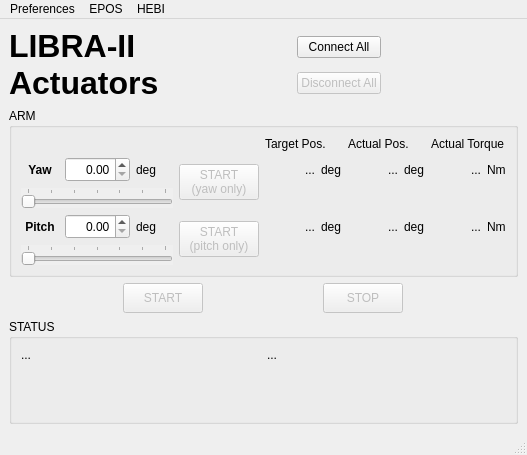
<?xml version="1.0" encoding="UTF-8"?>
<ui version="4.0">
 <class>MainWindow</class>
 <widget class="QMainWindow" name="MainWindow">
  <property name="geometry">
   <rect>
    <x>0</x>
    <y>0</y>
    <width>527</width>
    <height>455</height>
   </rect>
  </property>
  <property name="windowTitle">
   <string>MainWindow</string>
  </property>
  <widget class="QWidget" name="centralwidget">
   <layout class="QGridLayout" name="gridLayout_2">
    <item row="0" column="0">
     <layout class="QGridLayout" name="gl_main">
      <property name="sizeConstraint">
       <enum>QLayout::SizeConstraint::SetMinimumSize</enum>
      </property>
      <item row="2" column="0" colspan="5">
       <widget class="QGroupBox" name="gb_arm">
        <property name="title">
         <string>ARM</string>
        </property>
        <layout class="QGridLayout" name="gridLayout_4">
         <item row="5" column="0" colspan="3">
          <widget class="QSlider" name="hs_arm_pitch">
           <property name="statusTip">
            <string>Range: 0,360  |  Interval: 10</string>
           </property>
           <property name="autoFillBackground">
            <bool>true</bool>
           </property>
           <property name="minimum">
            <number>0</number>
           </property>
           <property name="maximum">
            <number>360</number>
           </property>
           <property name="singleStep">
            <number>10</number>
           </property>
           <property name="value">
            <number>0</number>
           </property>
           <property name="tracking">
            <bool>false</bool>
           </property>
           <property name="orientation">
            <enum>Qt::Orientation::Horizontal</enum>
           </property>
           <property name="tickPosition">
            <enum>QSlider::TickPosition::TicksAbove</enum>
           </property>
           <property name="tickInterval">
            <number>60</number>
           </property>
          </widget>
         </item>
         <item row="4" column="2">
          <widget class="QLabel" name="static_l_input_pitch_u">
           <property name="sizePolicy">
            <sizepolicy hsizetype="Minimum" vsizetype="Minimum">
             <horstretch>0</horstretch>
             <verstretch>0</verstretch>
            </sizepolicy>
           </property>
           <property name="text">
            <string>deg</string>
           </property>
          </widget>
         </item>
         <item row="4" column="0">
          <widget class="QLabel" name="static_l_input_pitch">
           <property name="font">
            <font>
             <bold>true</bold>
            </font>
           </property>
           <property name="text">
            <string>Pitch</string>
           </property>
           <property name="alignment">
            <set>Qt::AlignmentFlag::AlignCenter</set>
           </property>
          </widget>
         </item>
         <item row="2" column="1">
          <widget class="QDoubleSpinBox" name="sb_arm_yaw">
           <property name="sizePolicy">
            <sizepolicy hsizetype="Fixed" vsizetype="Fixed">
             <horstretch>0</horstretch>
             <verstretch>0</verstretch>
            </sizepolicy>
           </property>
           <property name="minimumSize">
            <size>
             <width>65</width>
             <height>25</height>
            </size>
           </property>
           <property name="maximumSize">
            <size>
             <width>65</width>
             <height>25</height>
            </size>
           </property>
           <property name="statusTip">
            <string>Range: 0,360  |  Interval: 10</string>
           </property>
           <property name="alignment">
            <set>Qt::AlignmentFlag::AlignRight|Qt::AlignmentFlag::AlignTrailing|Qt::AlignmentFlag::AlignVCenter</set>
           </property>
           <property name="minimum">
            <double>0.000000000000000</double>
           </property>
           <property name="maximum">
            <double>360.000000000000000</double>
           </property>
           <property name="singleStep">
            <double>10.000000000000000</double>
           </property>
          </widget>
         </item>
         <item row="2" column="2">
          <widget class="QLabel" name="static_l_input_yaw_u">
           <property name="sizePolicy">
            <sizepolicy hsizetype="Minimum" vsizetype="Minimum">
             <horstretch>0</horstretch>
             <verstretch>0</verstretch>
            </sizepolicy>
           </property>
           <property name="text">
            <string>deg</string>
           </property>
          </widget>
         </item>
         <item row="2" column="5">
          <layout class="QHBoxLayout" name="hl_actual_yaw">
           <item>
            <widget class="QLabel" name="l_actual_yaw">
             <property name="sizePolicy">
              <sizepolicy hsizetype="Fixed" vsizetype="Fixed">
               <horstretch>0</horstretch>
               <verstretch>0</verstretch>
              </sizepolicy>
             </property>
             <property name="minimumSize">
              <size>
               <width>50</width>
               <height>25</height>
              </size>
             </property>
             <property name="maximumSize">
              <size>
               <width>50</width>
               <height>25</height>
              </size>
             </property>
             <property name="statusTip">
              <string>Primary yaw joint</string>
             </property>
             <property name="text">
              <string>...</string>
             </property>
             <property name="alignment">
              <set>Qt::AlignmentFlag::AlignRight|Qt::AlignmentFlag::AlignTrailing|Qt::AlignmentFlag::AlignVCenter</set>
             </property>
            </widget>
           </item>
           <item>
            <widget class="QLabel" name="static_l_actual_y_u">
             <property name="sizePolicy">
              <sizepolicy hsizetype="Minimum" vsizetype="Minimum">
               <horstretch>0</horstretch>
               <verstretch>0</verstretch>
              </sizepolicy>
             </property>
             <property name="text">
              <string>deg</string>
             </property>
            </widget>
           </item>
          </layout>
         </item>
         <item row="4" column="1">
          <widget class="QDoubleSpinBox" name="sb_arm_pitch">
           <property name="sizePolicy">
            <sizepolicy hsizetype="Fixed" vsizetype="Fixed">
             <horstretch>0</horstretch>
             <verstretch>0</verstretch>
            </sizepolicy>
           </property>
           <property name="minimumSize">
            <size>
             <width>65</width>
             <height>25</height>
            </size>
           </property>
           <property name="maximumSize">
            <size>
             <width>65</width>
             <height>25</height>
            </size>
           </property>
           <property name="statusTip">
            <string>Range: 0,360  |  Interval: 10</string>
           </property>
           <property name="alignment">
            <set>Qt::AlignmentFlag::AlignRight|Qt::AlignmentFlag::AlignTrailing|Qt::AlignmentFlag::AlignVCenter</set>
           </property>
           <property name="minimum">
            <double>0.000000000000000</double>
           </property>
           <property name="maximum">
            <double>360.000000000000000</double>
           </property>
           <property name="singleStep">
            <double>10.000000000000000</double>
           </property>
          </widget>
         </item>
         <item row="3" column="0" colspan="3">
          <widget class="QSlider" name="hs_arm_yaw">
           <property name="statusTip">
            <string>Range: 0,360  |  Interval: 10</string>
           </property>
           <property name="autoFillBackground">
            <bool>true</bool>
           </property>
           <property name="minimum">
            <number>0</number>
           </property>
           <property name="maximum">
            <number>360</number>
           </property>
           <property name="singleStep">
            <number>10</number>
           </property>
           <property name="value">
            <number>0</number>
           </property>
           <property name="sliderPosition">
            <number>0</number>
           </property>
           <property name="tracking">
            <bool>false</bool>
           </property>
           <property name="orientation">
            <enum>Qt::Orientation::Horizontal</enum>
           </property>
           <property name="tickPosition">
            <enum>QSlider::TickPosition::TicksAbove</enum>
           </property>
           <property name="tickInterval">
            <number>60</number>
           </property>
          </widget>
         </item>
         <item row="4" column="3" rowspan="2">
          <widget class="QPushButton" name="pb_pitch_start">
           <property name="enabled">
            <bool>false</bool>
           </property>
           <property name="text">
            <string>START
(pitch only)</string>
           </property>
          </widget>
         </item>
         <item row="0" column="4">
          <widget class="QLabel" name="static_l_target">
           <property name="text">
            <string>Target Pos.</string>
           </property>
          </widget>
         </item>
         <item row="2" column="4">
          <layout class="QHBoxLayout" name="hl_target_yaw">
           <item>
            <widget class="QLabel" name="l_target_yaw">
             <property name="sizePolicy">
              <sizepolicy hsizetype="Fixed" vsizetype="Fixed">
               <horstretch>0</horstretch>
               <verstretch>0</verstretch>
              </sizepolicy>
             </property>
             <property name="minimumSize">
              <size>
               <width>50</width>
               <height>25</height>
              </size>
             </property>
             <property name="maximumSize">
              <size>
               <width>50</width>
               <height>25</height>
              </size>
             </property>
             <property name="statusTip">
              <string>Primary yaw joint</string>
             </property>
             <property name="text">
              <string>...</string>
             </property>
             <property name="alignment">
              <set>Qt::AlignmentFlag::AlignRight|Qt::AlignmentFlag::AlignTrailing|Qt::AlignmentFlag::AlignVCenter</set>
             </property>
            </widget>
           </item>
           <item>
            <widget class="QLabel" name="static_l_target_yaw_u">
             <property name="sizePolicy">
              <sizepolicy hsizetype="Minimum" vsizetype="Minimum">
               <horstretch>0</horstretch>
               <verstretch>0</verstretch>
              </sizepolicy>
             </property>
             <property name="text">
              <string>deg</string>
             </property>
            </widget>
           </item>
          </layout>
         </item>
         <item row="0" column="5">
          <widget class="QLabel" name="static_l_actual">
           <property name="text">
            <string>Actual Pos.</string>
           </property>
          </widget>
         </item>
         <item row="2" column="0">
          <widget class="QLabel" name="static_l_input_yaw">
           <property name="font">
            <font>
             <bold>true</bold>
            </font>
           </property>
           <property name="text">
            <string>Yaw</string>
           </property>
           <property name="alignment">
            <set>Qt::AlignmentFlag::AlignCenter</set>
           </property>
          </widget>
         </item>
         <item row="4" column="6">
          <layout class="QHBoxLayout" name="hl_torque_pitch">
           <item>
            <widget class="QLabel" name="l_torque_pitch">
             <property name="sizePolicy">
              <sizepolicy hsizetype="Fixed" vsizetype="Fixed">
               <horstretch>0</horstretch>
               <verstretch>0</verstretch>
              </sizepolicy>
             </property>
             <property name="minimumSize">
              <size>
               <width>50</width>
               <height>25</height>
              </size>
             </property>
             <property name="maximumSize">
              <size>
               <width>50</width>
               <height>25</height>
              </size>
             </property>
             <property name="statusTip">
              <string>Primary pitch joint</string>
             </property>
             <property name="text">
              <string>...</string>
             </property>
             <property name="alignment">
              <set>Qt::AlignmentFlag::AlignRight|Qt::AlignmentFlag::AlignTrailing|Qt::AlignmentFlag::AlignVCenter</set>
             </property>
            </widget>
           </item>
           <item>
            <widget class="QLabel" name="static_l_torque_pitch_u">
             <property name="sizePolicy">
              <sizepolicy hsizetype="Minimum" vsizetype="Minimum">
               <horstretch>0</horstretch>
               <verstretch>0</verstretch>
              </sizepolicy>
             </property>
             <property name="text">
              <string>Nm</string>
             </property>
            </widget>
           </item>
          </layout>
         </item>
         <item row="4" column="5">
          <layout class="QHBoxLayout" name="hl_actual_pitch">
           <item>
            <widget class="QLabel" name="l_actual_pitch">
             <property name="sizePolicy">
              <sizepolicy hsizetype="Fixed" vsizetype="Fixed">
               <horstretch>0</horstretch>
               <verstretch>0</verstretch>
              </sizepolicy>
             </property>
             <property name="minimumSize">
              <size>
               <width>50</width>
               <height>25</height>
              </size>
             </property>
             <property name="maximumSize">
              <size>
               <width>50</width>
               <height>25</height>
              </size>
             </property>
             <property name="statusTip">
              <string>Primary pitch joint</string>
             </property>
             <property name="text">
              <string>...</string>
             </property>
             <property name="alignment">
              <set>Qt::AlignmentFlag::AlignRight|Qt::AlignmentFlag::AlignTrailing|Qt::AlignmentFlag::AlignVCenter</set>
             </property>
            </widget>
           </item>
           <item>
            <widget class="QLabel" name="static_l_actual_pitch_u">
             <property name="sizePolicy">
              <sizepolicy hsizetype="Minimum" vsizetype="Minimum">
               <horstretch>0</horstretch>
               <verstretch>0</verstretch>
              </sizepolicy>
             </property>
             <property name="text">
              <string>deg</string>
             </property>
            </widget>
           </item>
          </layout>
         </item>
         <item row="0" column="6">
          <widget class="QLabel" name="static_l_torque">
           <property name="text">
            <string>Actual Torque</string>
           </property>
          </widget>
         </item>
         <item row="4" column="4">
          <layout class="QHBoxLayout" name="hl_target_pitch">
           <item>
            <widget class="QLabel" name="l_target_pitch">
             <property name="sizePolicy">
              <sizepolicy hsizetype="Fixed" vsizetype="Fixed">
               <horstretch>0</horstretch>
               <verstretch>0</verstretch>
              </sizepolicy>
             </property>
             <property name="minimumSize">
              <size>
               <width>50</width>
               <height>25</height>
              </size>
             </property>
             <property name="maximumSize">
              <size>
               <width>50</width>
               <height>25</height>
              </size>
             </property>
             <property name="statusTip">
              <string>Primary pitch joint</string>
             </property>
             <property name="text">
              <string>...</string>
             </property>
             <property name="alignment">
              <set>Qt::AlignmentFlag::AlignRight|Qt::AlignmentFlag::AlignTrailing|Qt::AlignmentFlag::AlignVCenter</set>
             </property>
            </widget>
           </item>
           <item>
            <widget class="QLabel" name="static_l_target_pitch_u">
             <property name="sizePolicy">
              <sizepolicy hsizetype="Minimum" vsizetype="Minimum">
               <horstretch>0</horstretch>
               <verstretch>0</verstretch>
              </sizepolicy>
             </property>
             <property name="text">
              <string>deg</string>
             </property>
            </widget>
           </item>
          </layout>
         </item>
         <item row="2" column="6">
          <layout class="QHBoxLayout" name="hl_torque_yaw">
           <item>
            <widget class="QLabel" name="l_torque_yaw">
             <property name="sizePolicy">
              <sizepolicy hsizetype="Fixed" vsizetype="Fixed">
               <horstretch>0</horstretch>
               <verstretch>0</verstretch>
              </sizepolicy>
             </property>
             <property name="minimumSize">
              <size>
               <width>50</width>
               <height>25</height>
              </size>
             </property>
             <property name="maximumSize">
              <size>
               <width>50</width>
               <height>25</height>
              </size>
             </property>
             <property name="statusTip">
              <string>Primary yaw joint</string>
             </property>
             <property name="text">
              <string>...</string>
             </property>
             <property name="alignment">
              <set>Qt::AlignmentFlag::AlignRight|Qt::AlignmentFlag::AlignTrailing|Qt::AlignmentFlag::AlignVCenter</set>
             </property>
            </widget>
           </item>
           <item>
            <widget class="QLabel" name="static_l_torque_yaw_u">
             <property name="sizePolicy">
              <sizepolicy hsizetype="Minimum" vsizetype="Minimum">
               <horstretch>0</horstretch>
               <verstretch>0</verstretch>
              </sizepolicy>
             </property>
             <property name="text">
              <string>Nm</string>
             </property>
            </widget>
           </item>
          </layout>
         </item>
         <item row="2" column="3" rowspan="2">
          <widget class="QPushButton" name="pb_yaw_start">
           <property name="enabled">
            <bool>false</bool>
           </property>
           <property name="text">
            <string>START
(yaw only)</string>
           </property>
          </widget>
         </item>
        </layout>
       </widget>
      </item>
      <item row="3" column="0" colspan="5">
       <layout class="QHBoxLayout" name="hl_arm_control">
        <property name="sizeConstraint">
         <enum>QLayout::SizeConstraint::SetDefaultConstraint</enum>
        </property>
        <item>
         <widget class="QPushButton" name="pb_arm_start">
          <property name="enabled">
           <bool>false</bool>
          </property>
          <property name="sizePolicy">
           <sizepolicy hsizetype="Fixed" vsizetype="Fixed">
            <horstretch>0</horstretch>
            <verstretch>0</verstretch>
           </sizepolicy>
          </property>
          <property name="minimumSize">
           <size>
            <width>80</width>
            <height>30</height>
           </size>
          </property>
          <property name="maximumSize">
           <size>
            <width>80</width>
            <height>30</height>
           </size>
          </property>
          <property name="text">
           <string>START</string>
          </property>
         </widget>
        </item>
        <item>
         <widget class="QPushButton" name="pb_arm_stop">
          <property name="enabled">
           <bool>false</bool>
          </property>
          <property name="sizePolicy">
           <sizepolicy hsizetype="Fixed" vsizetype="Fixed">
            <horstretch>0</horstretch>
            <verstretch>0</verstretch>
           </sizepolicy>
          </property>
          <property name="minimumSize">
           <size>
            <width>80</width>
            <height>30</height>
           </size>
          </property>
          <property name="maximumSize">
           <size>
            <width>80</width>
            <height>30</height>
           </size>
          </property>
          <property name="text">
           <string>STOP</string>
          </property>
         </widget>
        </item>
       </layout>
      </item>
      <item row="1" column="2">
       <layout class="QVBoxLayout" name="verticalLayout">
        <item>
         <widget class="QPushButton" name="pb_connect_all">
          <property name="enabled">
           <bool>true</bool>
          </property>
          <property name="text">
           <string>Connect All</string>
          </property>
         </widget>
        </item>
        <item>
         <widget class="QPushButton" name="pb_disconnect_all">
          <property name="enabled">
           <bool>false</bool>
          </property>
          <property name="text">
           <string>Disconnect All</string>
          </property>
         </widget>
        </item>
       </layout>
      </item>
      <item row="1" column="3">
       <spacer name="horizontalSpacer">
        <property name="orientation">
         <enum>Qt::Orientation::Horizontal</enum>
        </property>
        <property name="sizeHint" stdset="0">
         <size>
          <width>40</width>
          <height>20</height>
         </size>
        </property>
       </spacer>
      </item>
      <item row="1" column="0">
       <widget class="QLabel" name="static_l_title">
        <property name="font">
         <font>
          <pointsize>24</pointsize>
          <bold>true</bold>
         </font>
        </property>
        <property name="text">
         <string>&lt;html&gt;&lt;head/&gt;&lt;body&gt;&lt;p&gt;LIBRA-II&lt;br/&gt;Actuators&lt;/p&gt;&lt;/body&gt;&lt;/html&gt;</string>
        </property>
        <property name="margin">
         <number>20</number>
        </property>
       </widget>
      </item>
      <item row="1" column="1">
       <spacer name="horizontalSpacer_2">
        <property name="orientation">
         <enum>Qt::Orientation::Horizontal</enum>
        </property>
        <property name="sizeHint" stdset="0">
         <size>
          <width>40</width>
          <height>20</height>
         </size>
        </property>
       </spacer>
      </item>
     </layout>
    </item>
    <item row="1" column="0">
     <widget class="QGroupBox" name="gb_status">
      <property name="title">
       <string>STATUS</string>
      </property>
      <layout class="QHBoxLayout" name="horizontalLayout">
       <item>
        <widget class="QLabel" name="l_yaw_status">
         <property name="text">
          <string>...</string>
         </property>
         <property name="alignment">
          <set>Qt::AlignmentFlag::AlignLeading|Qt::AlignmentFlag::AlignLeft|Qt::AlignmentFlag::AlignTop</set>
         </property>
        </widget>
       </item>
       <item>
        <widget class="QLabel" name="l_pitch_status">
         <property name="text">
          <string>...</string>
         </property>
         <property name="alignment">
          <set>Qt::AlignmentFlag::AlignLeading|Qt::AlignmentFlag::AlignLeft|Qt::AlignmentFlag::AlignTop</set>
         </property>
        </widget>
       </item>
      </layout>
     </widget>
    </item>
   </layout>
  </widget>
  <widget class="QMenuBar" name="menubar">
   <property name="geometry">
    <rect>
     <x>0</x>
     <y>0</y>
     <width>527</width>
     <height>19</height>
    </rect>
   </property>
   <widget class="QMenu" name="m_epos">
    <property name="enabled">
     <bool>true</bool>
    </property>
    <property name="title">
     <string>EPOS</string>
    </property>
    <addaction name="a_epos_connect"/>
    <addaction name="a_epos_disconnect"/>
    <addaction name="separator"/>
   </widget>
   <widget class="QMenu" name="m_hebi">
    <property name="title">
     <string>HEBI</string>
    </property>
    <addaction name="a_hebi_connect"/>
    <addaction name="a_hebi_disconnect"/>
    <addaction name="separator"/>
   </widget>
   <widget class="QMenu" name="m_preferences">
    <property name="title">
     <string>Preferences</string>
    </property>
    <addaction name="a_debug_mode"/>
   </widget>
   <addaction name="m_preferences"/>
   <addaction name="m_epos"/>
   <addaction name="m_hebi"/>
  </widget>
  <widget class="QStatusBar" name="statusbar"/>
  <action name="a_hebi">
   <property name="text">
    <string>HEBI</string>
   </property>
  </action>
  <action name="a_pumps">
   <property name="text">
    <string>Pumps</string>
   </property>
  </action>
  <action name="a_epos">
   <property name="enabled">
    <bool>false</bool>
   </property>
   <property name="text">
    <string>EPOS</string>
   </property>
  </action>
  <action name="a_camera">
   <property name="text">
    <string>Camera</string>
   </property>
  </action>
  <action name="a_lidar">
   <property name="text">
    <string>LIDAR</string>
   </property>
  </action>
  <action name="a_epos_connect">
   <property name="enabled">
    <bool>true</bool>
   </property>
   <property name="text">
    <string>Connect</string>
   </property>
  </action>
  <action name="a_epos_disconnect">
   <property name="enabled">
    <bool>false</bool>
   </property>
   <property name="text">
    <string>Disconnect</string>
   </property>
  </action>
  <action name="a_hebi_connect">
   <property name="text">
    <string>Connect</string>
   </property>
  </action>
  <action name="a_hebi_disconnect">
   <property name="enabled">
    <bool>false</bool>
   </property>
   <property name="text">
    <string>Disconnect</string>
   </property>
  </action>
  <action name="a_pump_connect">
   <property name="text">
    <string>Connect</string>
   </property>
  </action>
  <action name="a_pump_disconnect">
   <property name="enabled">
    <bool>false</bool>
   </property>
   <property name="text">
    <string>Disconnect</string>
   </property>
  </action>
  <action name="a_manip_servos_connect">
   <property name="text">
    <string>Connect (servos)</string>
   </property>
  </action>
  <action name="a_manip_servos_disconnect">
   <property name="enabled">
    <bool>false</bool>
   </property>
   <property name="text">
    <string>Disconnect (servos)</string>
   </property>
  </action>
  <action name="a_lidar_connect">
   <property name="text">
    <string>Connect</string>
   </property>
  </action>
  <action name="a_lidar_disconnect">
   <property name="enabled">
    <bool>false</bool>
   </property>
   <property name="text">
    <string>Disconnect</string>
   </property>
  </action>
  <action name="a_lidar_about">
   <property name="enabled">
    <bool>false</bool>
   </property>
   <property name="text">
    <string>About</string>
   </property>
  </action>
  <action name="a_debug_mode">
   <property name="checkable">
    <bool>true</bool>
   </property>
   <property name="text">
    <string>Debug Mode</string>
   </property>
  </action>
  <action name="action">
   <property name="text">
    <string>Connect (camera)</string>
   </property>
  </action>
  <action name="a_pump_set_empty">
   <property name="text">
    <string>Set empty (0%)</string>
   </property>
  </action>
  <action name="a_pump_set_full">
   <property name="text">
    <string>Set full (100%)</string>
   </property>
  </action>
 </widget>
 <resources/>
 <connections/>
</ui>
